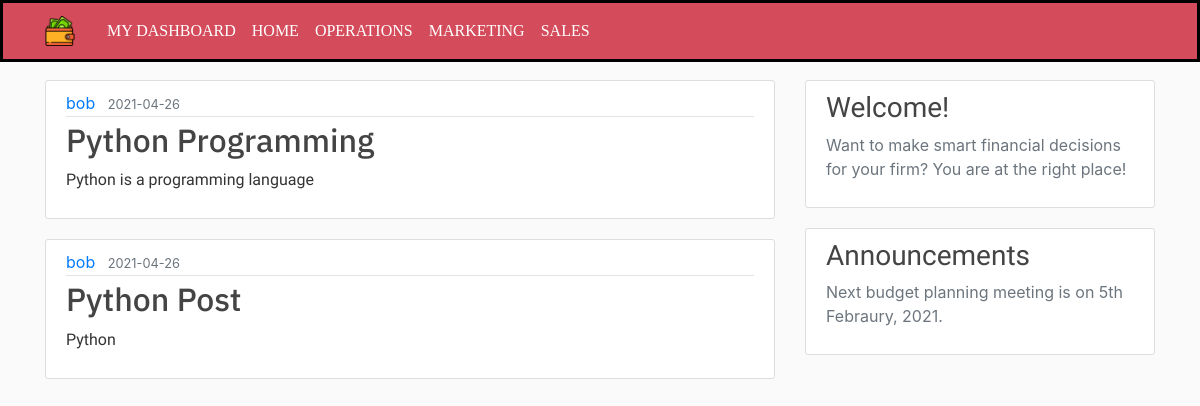
/operations (signed in), run on the app's committed database.
### budgetapp/models.py (models this page shows, shortened)
class Post(db.Model):
    id = db.Column(db.Integer, primary_key=True)
    title = db.Column(db.String(100), nullable=False)
    date_posted = db.Column(db.DateTime, nullable=False, default=datetime.utcnow)
    department = db.Column(db.Text, nullable=False)
    content = db.Column(db.Text, nullable=False)
    user_id = db.Column(db.Text, db.ForeignKey('user.id'), nullable=False)

class User(db.Model, UserMixin):
    id = db.Column(db.Integer, primary_key=True)
    username = db.Column(db.String(20), unique=True, nullable=False)
    email = db.Column(db.String(120), unique=True, nullable=False)
    department = db.Column(db.String(12), nullable=False)
    password = db.Column(db.String(60), nullable=False)
    posts = db.relationship('Post', backref='author')

### budgetapp/routes.py (the view)
@app.route("/operations")
@login_required
def operations():
    global page_access
    posts = Post.query.filter_by(department='Operations')
    if page_access == 1:
        return render_template('operations.html', title='Operations', posts=posts)
    elif page_access == 2:
        return render_template('operations.html', title='Operations', posts=posts)
    else:
        return render_template('no_access_page.html')

### budgetapp/models.py (called while the page is built)
@login_manager.user_loader
def load_user(user_id):
    return User.query.get(int(user_id))

### budgetapp/templates/operations.html
{% extends 'layouts.html'%}
    {% block content%}
        {% for post in posts%}
        <article class="media content-section">
          <div class="media-body">
            <div class="article-metadata">
              <a class="mr-2" href="#">{{ post.author.username }}</a>
              <small class="text-muted">{{ post.date_posted.strftime('%Y-%m-%d') }}</small>
            </div>
            <h2><a class="article-title" style="font-family: 'IBM Plex Sans', sans-serif;">{{ post.title }}</a></h2>
            <p class="article-content" style="font-family: 'ABeeZee', sans-serif;">{{ post.content }}</p>
          </div>
        </article>
    {% endfor %}
    {% endblock content%}

### budgetapp/static/main.css (style rules this page uses)
body { background: #fafafa; color: #333333; margin-top: 5rem; }
h1, h2, h3, h4, h5, h6 { color: #444444; }
.content-section { background: #ffffff; padding: 10px 20px; border: 1px solid #dddddd; border-radius: 3px; margin-bottom: 20px; }
.article-title { color: #444444; }
.article-content { white-space: pre-line; }
.article-metadata { padding-bottom: 1px; margin-bottom: 4px; border-bottom: 1px solid #e3e3e3 }

### data on the page
Post: author.username "bob", date_posted "2021-04-26", title "Python Programming", content "Python is a programming language"
Post: author.username "bob", date_posted "2021-04-26", title "Python Post", content "Python"
